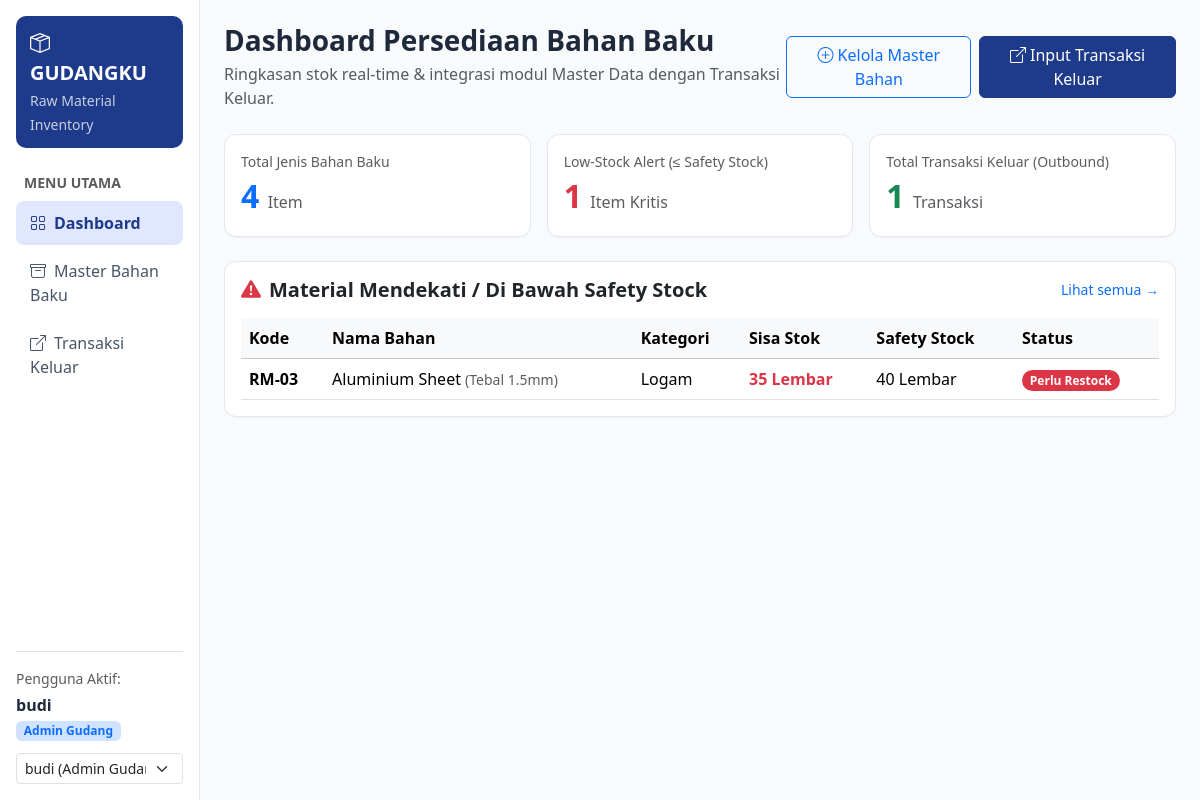
The page / on the database its author committed.
### tables this page shows
CREATE TABLE BahanBaku (
    idBahan INT AUTO_INCREMENT PRIMARY KEY,
    idKategori INT NOT NULL,
    kodeMaterial VARCHAR(30) NOT NULL UNIQUE,
    namaBahan VARCHAR(100) NOT NULL,
    spesifikasi VARCHAR(150),
    satuan VARCHAR(20) NOT NULL,
    stok INT NOT NULL DEFAULT 0,
    safetyStock INT NOT NULL DEFAULT 0,
    CONSTRAINT fk_bahan_kategori FOREIGN KEY (idKategori) REFERENCES KategoriBahan(idKategori)
        ON UPDATE CASCADE ON DELETE RESTRICT
);

CREATE TABLE KategoriBahan (
    idKategori INT AUTO_INCREMENT PRIMARY KEY,
    namaKategori VARCHAR(100) NOT NULL
);

### models/BahanBaku.php (called while the page is built, shortened)
<?php
class BahanBaku {
    private $conn;
    private $table = "BahanBaku";
    public function __construct($db) {
        $this->conn = $db;
    }
    public function getAll($keyword = "", $idKategori = "") {
        $sql = "SELECT b.*, k.namaKategori
                FROM {$this->table} b
                JOIN KategoriBahan k ON b.idKategori = k.idKategori
                WHERE 1=1";
        $params = [];
        $sql .= " ORDER BY b.kodeMaterial ASC";
        $stmt = $this->conn->prepare($sql);
        $stmt->execute($params);
        return $stmt->fetchAll();
    }
    public function getLowStockItems() {
        $sql = "SELECT b.*, k.namaKategori
                FROM {$this->table} b
                JOIN KategoriBahan k ON b.idKategori = k.idKategori
                WHERE b.stok <= b.safetyStock
                ORDER BY (b.stok - b.safetyStock) ASC";
        $stmt = $this->conn->prepare($sql);
        $stmt->execute();
        return $stmt->fetchAll();
    }
}

### models/MaterialKeluar.php (called while the page is built, shortened)
<?php
require_once __DIR__ . '/BahanBaku.php';
class MaterialKeluar {
    private $conn;
    private $table = "MaterialKeluar";
    public function __construct($db) {
        $this->conn = $db;
    }
    public function getLapKeluar() {
        $sql = "SELECT mk.*, b.kodeMaterial, b.namaBahan, b.spesifikasi, b.satuan, u.username, u.role
                FROM {$this->table} mk
                JOIN BahanBaku b ON mk.idBahan = b.idBahan
                JOIN User u ON mk.idUser = u.idUser
                ORDER BY mk.tanggal DESC, mk.idKeluar DESC";
        $stmt = $this->conn->prepare($sql);
        $stmt->execute();
        return $stmt->fetchAll();
    }
}

### index.php (the view, shortened to what this page needs)
<?php
require_once __DIR__ . '/models/BahanBaku.php';
require_once __DIR__ . '/models/MaterialKeluar.php';
$db = (new Database())->getConnection();
$bahanModel = new BahanBaku($db);
$keluarModel = new MaterialKeluar($db);
$allBahan = $bahanModel->getAll();
$lowStock = $bahanModel->getLowStockItems();
$riwayatKeluar = $keluarModel->getLapKeluar();
include __DIR__ . '/views/layout/header.php';
?>
<div class="d-flex justify-content-between align-items-center mb-4">
    <div>
        <h3 class="fw-bold mb-1">Dashboard Persediaan Bahan Baku</h3>
        <p class="text-muted mb-0">Ringkasan stok real-time & integrasi modul Master Data dengan Transaksi Keluar.</p>
    </div>
    <div class="d-flex gap-2">
        <a href="views/bahan_baku/index.php" class="btn btn-outline-primary">
            <i class="bi bi-plus-circle me-1"></i>Kelola Master Bahan
        </a>
        <a href="views/material_keluar/index.php" class="btn btn-primary-navy">
            <i class="bi bi-box-arrow-up-right me-1"></i>Input Transaksi Keluar
        </a>
    </div>
</div>
<div class="row g-3 mb-4">
    <div class="col-md-4">
        <div class="card card-clean p-3">
            <div class="text-muted small">Total Jenis Bahan Baku</div>
            <div class="fs-2 fw-bold text-primary"><?= count($allBahan) ?> <span class="fs-6 fw-normal text-muted">Item</span></div>
        </div>
    </div>
    <div class="col-md-4">
        <div class="card card-clean p-3">
            <div class="text-muted small">Low-Stock Alert (&le; Safety Stock)</div>
            <div class="fs-2 fw-bold text-danger"><?= count($lowStock) ?> <span class="fs-6 fw-normal text-muted">Item Kritis</span></div>
        </div>
    </div>
    <div class="col-md-4">
        <div class="card card-clean p-3">
            <div class="text-muted small">Total Transaksi Keluar (Outbound)</div>
            <div class="fs-2 fw-bold text-success"><?= count($riwayatKeluar) ?> <span class="fs-6 fw-normal text-muted">Transaksi</span></div>
        </div>
    </div>
</div>
<div class="card card-clean p-3 mb-4">
    <div class="d-flex justify-content-between align-items-center mb-3">
        <h5 class="fw-bold mb-0"><i class="bi bi-exclamation-triangle-fill text-danger me-2"></i>Material Mendekati / Di Bawah Safety Stock</h5>
        <a href="views/bahan_baku/index.php" class="small text-decoration-none">Lihat semua &rarr;</a>
    </div>
    <div class="table-responsive">
        <table class="table table-hover align-middle mb-0">
            <thead class="table-light">
                <tr>
                    <th>Kode</th>
                    <th>Nama Bahan</th>
                    <th>Kategori</th>
                    <th>Sisa Stok</th>
                    <th>Safety Stock</th>
                    <th>Status</th>
                </tr>
            </thead>
            <tbody>
                <?php if (empty($lowStock)): ?>
                    <tr><td colspan="6" class="text-center text-muted py-3">Seluruh stok bahan baku dalam kondisi aman.</td></tr>
                <?php else: ?>
                    <?php foreach ($lowStock as $item): ?>
                        <tr>
                            <td class="fw-semibold"><?= htmlspecialchars($item['kodeMaterial']) ?></td>
                            <td><?= htmlspecialchars($item['namaBahan']) ?> <small class="text-muted">(<?= htmlspecialchars($item['spesifikasi']) ?>)</small></td>
                            <td><?= htmlspecialchars($item['namaKategori']) ?></td>
                            <td class="fw-bold text-danger"><?= (int)$item['stok'] ?> <?= htmlspecialchars($item['satuan']) ?></td>
                            <td><?= (int)$item['safetyStock'] ?> <?= htmlspecialchars($item['satuan']) ?></td>
                            <td><span class="badge rounded-pill text-bg-danger">Perlu Restock</span></td>
                        </tr>
                    <?php endforeach; ?>
                <?php endif; ?>
            </tbody>
        </table>
    </div>
</div>
<?php include __DIR__ . '/views/layout/footer.php'; ?>

### assets/css/style.css (style rules this page uses)
body { background-color: #f8fafc; font-family: 'Segoe UI', Tahoma, Geneva, Verdana, sans-serif; color: #1e293b; }
.card-clean { border: 1px solid #e2e8f0; border-radius: 12px; box-shadow: 0 1px 2px rgba(15, 23, 42, 0.04); background-color: #ffffff; }
.btn-primary-navy { background-color: #1e3a8a; border-color: #1e3a8a; color: #ffffff; }

### rows shown on the page
bahanbaku: kodeMaterial "RM-03", namaBahan "Aluminium Sheet", spesifikasi "Tebal 1.5mm", idKategori.namaKategori "Logam", stok "35", satuan "Lembar", safetyStock "40"

### other values the page prints
$activeUser['username'] "budi"
$activeUser['role'] "Admin Gudang"
count($allBahan) "4"
count($lowStock) "1"
count($riwayatKeluar) "1"
